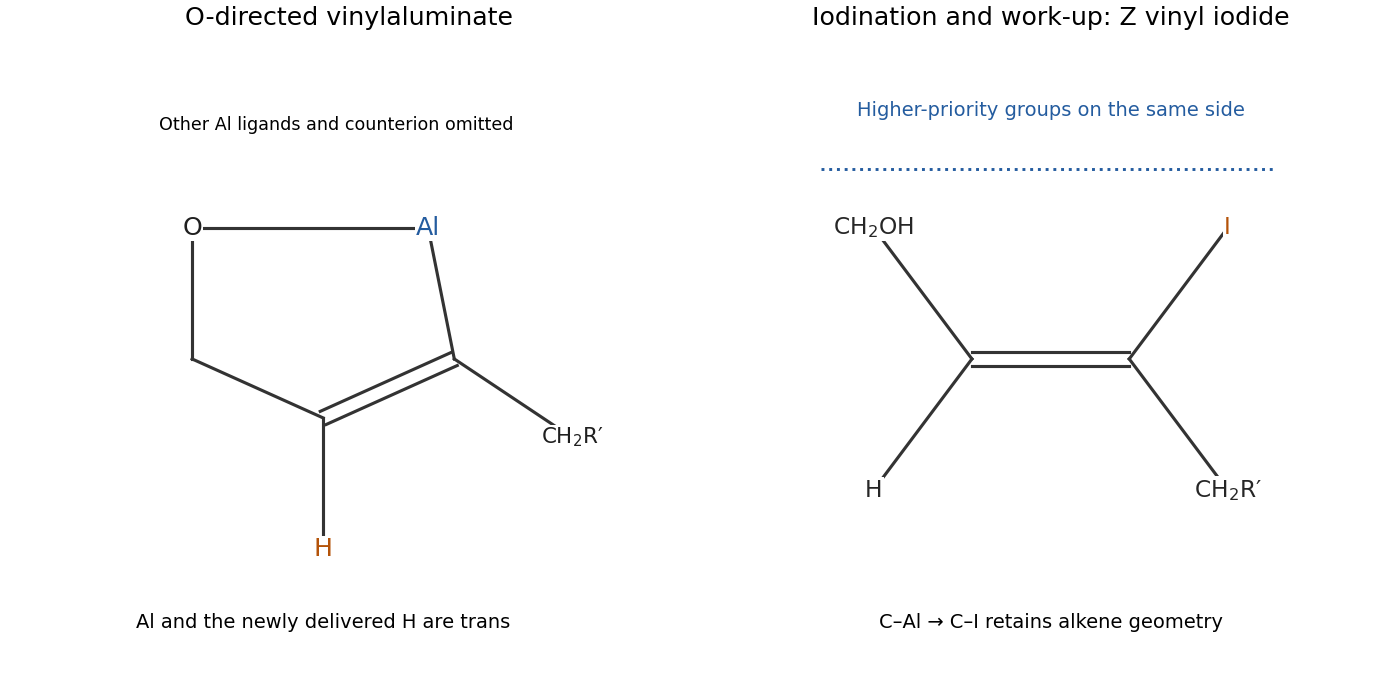

Write the Python code that produced this figure.
"""Original answer diagram, generated with Python 3.14 and root dependencies."""
from pathlib import Path
import sys
import numpy as np
import matplotlib.pyplot as plt
sys.path.insert(0,str(Path(__file__).resolve().parents[2]))
from tools.chemistry_diagram import atom,bond,ring,wedge,curly,flow,finish,save,chair,BLUE,GREEN,ORANGE

fig,axs=plt.subplots(1,2,figsize=(10,4.9),layout='constrained')
ax=axs[0];p=[[-1,1],[-1,0],[0,-.45],[1,0],[.8,1]]
ring(ax,p,{2:2});atom(ax,p[0],'O');atom(ax,p[4],'Al',13,color=BLUE)
bond(ax,p[2],[0,-1.45]);atom(ax,[0,-1.45],'H',13,color=ORANGE)
bond(ax,p[3],[1.9,-.6]);atom(ax,[1.9,-.6],r'CH$_2$R′',11)
ax.text(.1,1.75,'Other Al ligands and counterion omitted',ha='center',fontsize=9)
ax.text(0,-2.05,'Al and the newly delivered H are trans',ha='center',fontsize=10)
finish(ax,(-2.15,2.55),(-2.45,2.4),'O-directed vinylaluminate')
ax=axs[1];a=np.array([-.6,0]);b=np.array([.6,0]);bond(ax,a,b,2)
for v,end,label in [(a,[-1.35,1],r'CH$_2$OH'),(a,[-1.35,-1],'H'),(b,[1.35,1],'I'),(b,[1.35,-1],r'CH$_2$R′')]:
 bond(ax,v,end);atom(ax,end,label,12,color=ORANGE if label=='I' else '.15')
ax.plot([-1.75,1.7],[1.45,1.45],':',color=BLUE)
ax.text(0,1.85,'Higher-priority groups on the same side',ha='center',fontsize=10,color=BLUE)
ax.text(0,-2.05,'C–Al → C–I retains alkene geometry',ha='center',fontsize=10)
finish(ax,(-2.4,2.4),(-2.45,2.4),'Iodination and work-up: Z vinyl iodide')
save(fig,Path(__file__).with_suffix('.png').name)
